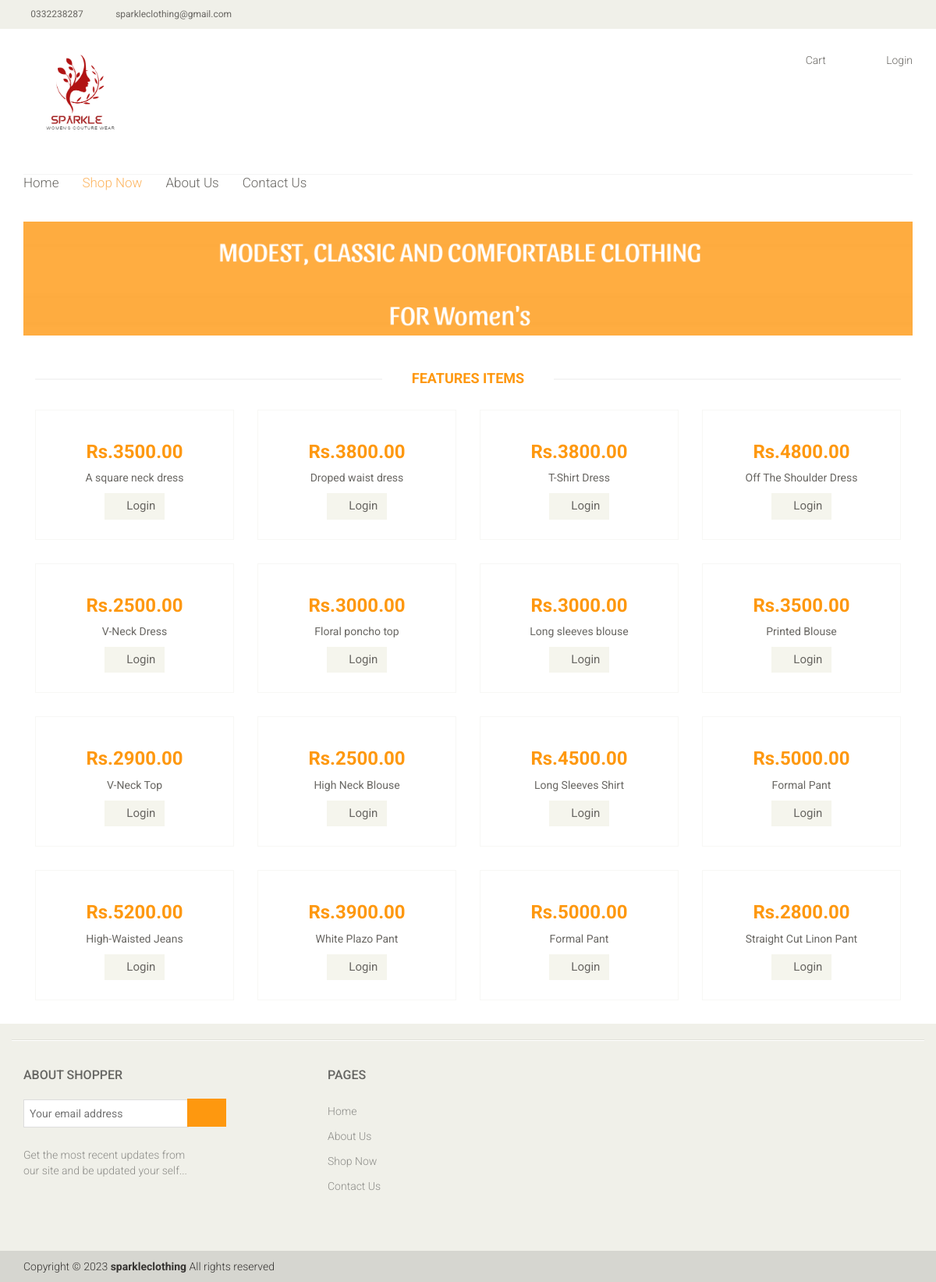
Page /cloth_list.php on the committed database.
### tables this page shows
CREATE TABLE `product` (
  `idproduct` int(11) NOT NULL,
  `product_name` varchar(255) DEFAULT NULL,
  `product_price` varchar(255) DEFAULT NULL,
  `product_description` varchar(500) DEFAULT NULL,
  `image` varchar(500) DEFAULT NULL,
  `qty` int(45) DEFAULT NULL,
  `Category_idCategory` int(11) DEFAULT NULL
);

### cloth_list.php (the view, shortened to what the rows shown need)
<!DOCTYPE html>
<html lang="en">
<head>
    <link href="css/bootstrap.min.css" rel="stylesheet">
    <link href="css/font-awesome.min.css" rel="stylesheet">
    <link href="css/prettyPhoto.css" rel="stylesheet">
    <link href="css/price-range.css" rel="stylesheet">
    <link href="css/animate.css" rel="stylesheet">
	<link href="css/main.css" rel="stylesheet">
	<link href="css/responsive.css" rel="stylesheet">
  <?php include("includes/DB.php");
  ?>
</head>
<body>
	<section>
		<div class="container">
			<div class="row">
				<div class="col-sm-12 ">
					<div class="features_items">
						<h2 class="title text-center">Features Items</h2>
            <?php
                $path = "admin/includes/uploads/";
                $result = mysqli_query($conn, "SELECT * FROM product WHERE Category_idCategory = '1' ");
                while ($row= mysqli_fetch_array($result)) {
                    $id=$row['idproduct'];
                    $name=$row['product_name'];
                    $price=$row['product_price'];
                    $desc = $row['product_description'];
                    $image = $row['image'];
                    $qua = 1;
                    if (isset($_SESSION['iduser'])) {
                      echo '
                      <div class="col-sm-3">
                      <div class="product-image-wrapper">
                      <div class="single-products">
                          <div class="productinfo text-center">
                            <img src="'.$path.''.$image.' " alt="" />
                            <h2>Rs.'.$price.'.00</h2>
                            <p>'.$name.'</p>
                            <form action="includes/add_to_cart.php" method="post">
                            <input type="hidden" name="id_product" value="'.$id.'"/>
                            <input type="hidden" name="item_name" value="'.$name.' "/>
                            <input type="hidden" name="price" value="'.$price.' "/>
                            <input type="hidden" name="qty" value="'.$qua.' "/>
                            <inout type="hidden" name="image" value"'.$image.' "/>
                            <input type="hidden" name="path" value="'.$path.' "/>
                             <button type="submit" class="btn btn-default add-to-cart"><i class="fa fa-shopping-cart"></i>Add to cart</button>
                            </form>
                          </div>
                          <div class="product-overlay">
                            <div class="overlay-content">
                              <h2>'.$desc.'</h2>
                              <h2>Rs.'.$price.'.00</h2>
                              <p>'.$name.'</p>
                              <form action="includes/add_to_cart.php" method="post">
                              <input type="hidden" name="id_product" value="'.$id.'"/>
                              <input type="hidden" name="item_name" value="'.$name.' "/>
                              <input type="hidden" name="price" value="'.$price.' "/>
                              <input type="hidden" name="qty" value="'.$qua.' "/>
                              <inout type="hidden" name="image" value"'.$image.' "/>
                              <input type="hidden" name="path" value="'.$path.' "/>
                               <button type="submit" class="btn btn-default add-to-cart"><i class="fa fa-shopping-cart"></i>Add to cart</button>
                               </form>
                              </div>
                            </div>
                          </div>
                          </div>
                        </div>';
                    }else {
                      echo '
                      <div class="col-sm-3">
                      <div class="product-image-wrapper">
                      <div class="single-products">
                          <div class="productinfo text-center">
                            <img src=" '.$path.''.$image.' " alt="" />
                            <h2>Rs.'.$price.'.00</h2>
                            <p>'.$name.'</p>
                            <a href="login.php"><button type="button" class="btn btn-default add-to-cart"><i class="fa fa-shopping-cart"></i>Login</button></a>
                          </div>
                          <div class="product-overlay">
                            <div class="overlay-content">
                              <h2>'.$desc.'</h2>
                              <h2>Rs.'.$price.'.00</h2>
                              <p>'.$name.'</p>
                              <a href="login.php"><button type="button" class="btn btn-default add-to-cart"><i class="fa fa-shopping-cart"></i>Login</button></a>
                            </div>
                          </div>
                        </div>
                        </div>
                        </div>';
                    }
                }
              ?>
              <?php
                  $path = "admin/includes/uploads/";
                  $result = mysqli_query($conn, "SELECT * FROM product WHERE Category_idCategory = '2' ");
                  while ($row= mysqli_fetch_array($result)) {
                      $id=$row['idproduct'];
                      $name=$row['product_name'];
                      $price=$row['product_price'];
                      $desc = $row['product_description'];
                      $image = $row['image'];
                      if (isset($_SESSION['iduser'])) {
                        echo '
                        <div class="col-sm-3">
                        <div class="product-image-wrapper">
                        <div class="single-products">
                            <div class="productinfo text-center">
                              <img src=" '.$path.''.$image.' " alt="" />
                              <h2>Rs.'.$price.'.00</h2>
                              <p>'.$name.'</p>
                              <form action="includes/add_to_cart.php" method="post">
                              <input type="hidden" name="id_product" value="'.$id.'"/>
                              <input type="hidden" name="item_name" value="'.$name.' "/>
                              <input type="hidden" name="price" value="'.$price.' "/>
                              <input type="hidden" name="qty" value="'.$qua.' "/>
                              <inout type="hidden" name="image" value"'.$image.' "/>
                              <input type="hidden" name="path" value="'.$path.' "/>
                               <button type="submit" class="btn btn-default add-to-cart"><i class="fa fa-shopping-cart"></i>Add to cart</button>
                              </form>
                            </div>
                            <div class="product-overlay">
                              <div class="overlay-content">
                                <h2>'.$desc.'</h2>
                                <h2>Rs.'.$price.'.00</h2>
                                <p>'.$name.'</p>
                                <form action="includes/add_to_cart.php" method="post">
                                <input type="hidden" name="id_product" value="'.$id.'"/>
                                <input type="hidden" name="item_name" value="'.$name.' "/>
                                <input type="hidden" name="price" value="'.$price.' "/>
                                <input type="hidden" name="qty" value="'.$qua.' "/>
                                <inout type="hidden" name="image" value"'.$image.' "/>
                                <input type="hidden" name="path" value="'.$path.' "/>
                                 <button type="submit" class="btn btn-default add-to-cart"><i class="fa fa-shopping-cart"></i>Add to cart</button>
                                 </form>
                                </div>
                              </div>
                            </div>
                            </div>
                          </div>';
                      }else {
                        echo '
                        <div class="col-sm-3">
                        <div class="product-image-wrapper">
                        <div class="single-products">
                            <div class="productinfo text-center">
                              <img src=" '.$path.''.$image.' " alt="" />
                              <h2>Rs.'.$price.'.00</h2>
                              <p>'.$name.'</p>
                              <a href="login.php"><button type="button" class="btn btn-default add-to-cart"><i class="fa fa-shopping-cart"></i>Login</button></a>
                            </div>
                            <div class="product-overlay">
                              <div class="overlay-content">
                                <h2>'.$desc.'</h2>
                                <h2>Rs.'.$price.'.00</h2>
                                <p>'.$name.'</p>
                                <a href="login.php"><button type="button" class="btn btn-default add-to-cart"><i class="fa fa-shopping-cart"></i>Login</button></a>
                              </div>
                            </div>
                          </div>
                          </div>
                          </div>';
                      }
                  }
                ?>
                <?php
                    $path = "admin/includes/uploads/";
                    $result = mysqli_query($conn, "SELECT * FROM product WHERE Category_idCategory = '3' ");
                    while ($row= mysqli_fetch_array($result)) {
                        $id=$row['idproduct'];
                        $name=$row['product_name'];
                        $price=$row['product_price'];
                        $desc = $row['product_description'];
                        $image = $row['image'];
                        if (isset($_SESSION['iduser'])) {
                          echo '
                          <div class="col-sm-3">
                          <div class="product-image-wrapper">
                          <div class="single-products">
                              <div class="productinfo text-center">
                                <img src=" '.$path.''.$image.' " alt="" />
                                <h2>Rs.'.$price.'.00</h2>
                                <p>'.$name.'</p>
                                <form action="includes/add_to_cart.php" method="post">
                                <input type="hidden" name="id_product" value="'.$id.'"/>
                                <input type="hidden" name="item_name" value="'.$name.' "/>
                                <input type="hidden" name="price" value="'.$price.' "/>
                                <input type="hidden" name="qty" value="'.$qua.' "/>
                                <inout type="hidden" name="image" value"'.$image.' "/>
                                <input type="hidden" name="path" value="'.$path.' "/>
                                 <button type="submit" class="btn btn-default add-to-cart"><i class="fa fa-shopping-cart"></i>Add to cart</button>
                                </form>
                              </div>
                              <div class="product-overlay">
                                <div class="overlay-content">
                                  <h2>'.$desc.'</h2>
                                  <h2>Rs.'.$price.'.00</h2>
                                  <p>'.$name.'</p>
                                  <form action="includes/add_to_cart.php" method="post">
                                  <input type="hidden" name="id_product" value="'.$id.'"/>
                                  <input type="hidden" name="item_name" value="'.$name.' "/>
                                  <input type="hidden" name="price" value="'.$price.' "/>
                                  <input type="hidden" name="qty" value="'.$qua.' "/>
                                  <inout type="hidden" name="image" value"'.$image.' "/>
                                  <input type="hidden" name="path" value="'.$path.' "/>
                                   <button type="submit" class="btn btn-default add-to-cart"><i class="fa fa-shopping-cart"></i>Add to cart</button>
                                   </form>
                                  </div>
                                </div>
                              </div>
                              </div>
                            </div>';
                        }else {
                          echo '
                          <div class="col-sm-3">
                          <div class="product-image-wrapper">
                          <div class="single-products">
                              <div class="productinfo text-center">
                                <img src=" '.$path.''.$image.' " alt="" />
                                <h2>Rs.'.$price.'.00</h2>
                                <p>'.$name.'</p>
                                <a href="login.php"><button type="button" class="btn btn-default add-to-cart"><i class="fa fa-shopping-cart"></i>Login</button></a>
                              </div>
                              <div class="product-overlay">
                                <div class="overlay-content">
                                  <h2>'.$desc.'</h2>
                                  <h2>Rs.'.$price.'.00</h2>
                                  <p>'.$name.'</p>
                                  <a href="login.php"><button type="button" class="btn btn-default add-to-cart"><i class="fa fa-shopping-cart"></i>Login</button></a>
                                </div>
                              </div>
                            </div>
                            </div>
                            </div>';
                        }
                    }
                  ?>
					</div>
				</div>
			</div>
		</div>
	</section>
	<footer id="footer">
		<div class="footer-widget">
			<div class="container">
				<div class="row">
					<div class="col-sm-4">
						<div class="single-widget">
							<h2>About Shopper</h2>
						</div>
					</div>
					<div class="col-sm-4 ">
						<div class="single-widget">
							<h2>Pages</h2>
						</div>
					</div>
				</div>
			</div>
		</div>
	</footer>
</body>
</html>

### rows in the picture
product: product_price "3500", product_name "A square neck dress"
product: product_price "3800", product_name "Droped waist dress"
product: product_price "3800", product_name "T-Shirt Dress"
product: product_price "4800", product_name "Off The Shoulder Dress"
product: product_price "2500", product_name "V-Neck Dress"
product: product_price "3000", product_name "Floral poncho top"
product: product_price "3000", product_name "Long sleeves blouse"
product: product_price "3500", product_name "Printed Blouse"
product: product_price "2900", product_name "V-Neck Top"
product: product_price "2500", product_name "High Neck Blouse"
product: product_price "4500", product_name "Long Sleeves Shirt"
product: product_price "5000", product_name "Formal Pant"
product: product_price "5200", product_name "High-Waisted Jeans"
product: product_price "3900", product_name "White Plazo Pant"
product: product_price "5000", product_name "Formal Pant"
product: product_price "2800", product_name "Straight Cut Linon Pant"
